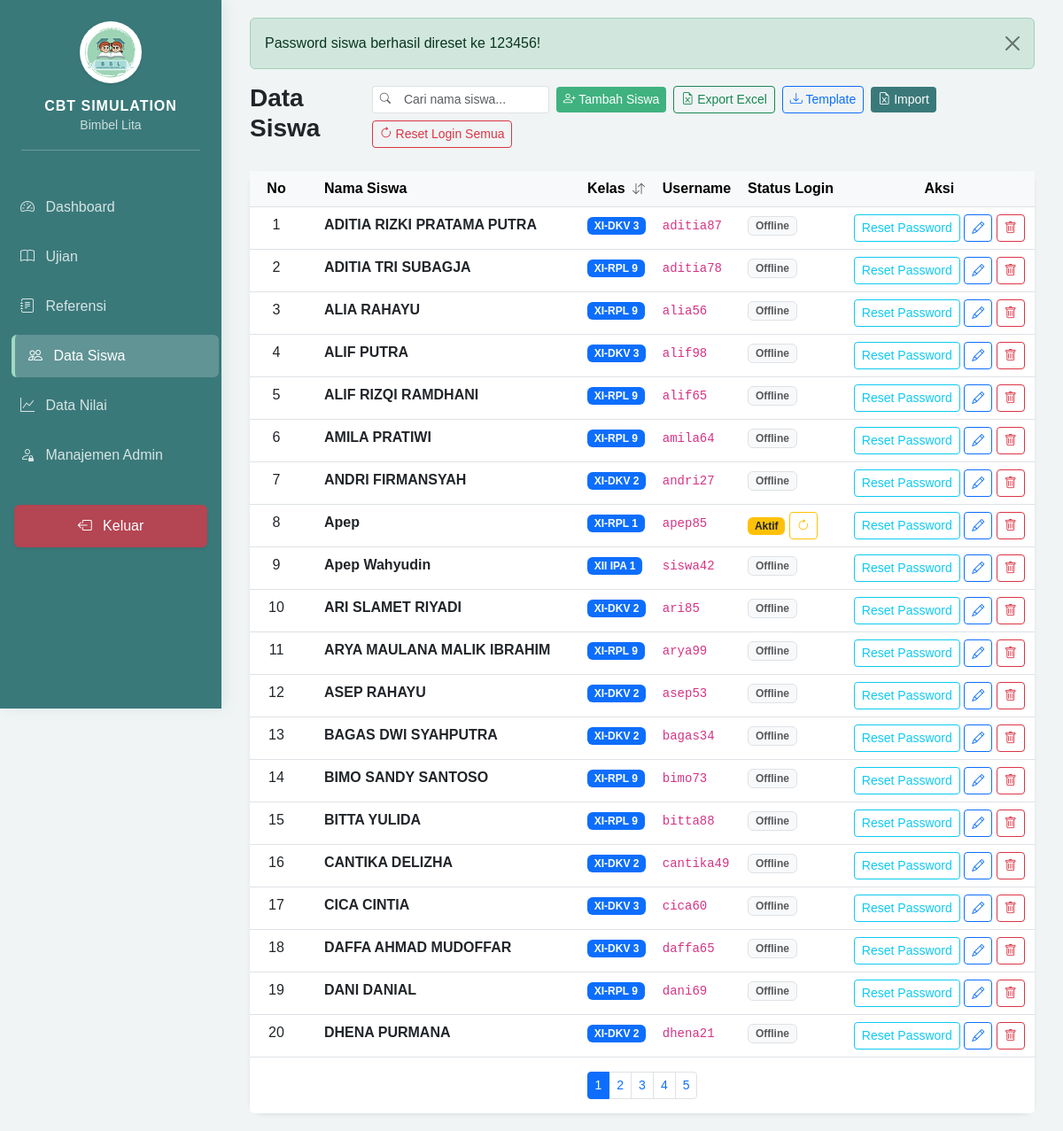
The app's page /admin/dashboard.php?page=students&status=pw_resetted (signed in) with its own data.
### tables this page shows
CREATE TABLE `students` (
  `id` int NOT NULL,
  `username` varchar(50) NOT NULL,
  `password` varchar(255) NOT NULL,
  `full_name` varchar(100) DEFAULT NULL,
  `class` varchar(50) DEFAULT NULL,
  `is_logged_in` tinyint(1) DEFAULT '0',
  `last_login` datetime DEFAULT NULL,
  `created_at` timestamp NULL DEFAULT CURRENT_TIMESTAMP
);

### admin/modules/students/index.php (the view, shortened to what this page needs)
<?php
require_once '../config/database.php';
$stmt = $pdo->query("SELECT * FROM students ORDER BY full_name ASC");
$students = $stmt->fetchAll();
$nomor = 0;
?>
<?php if (isset($_GET['status'])): ?>
    <div class="alert alert-<?= in_array($_GET['status'], ['success', 'updated', 'deleted', 'resetted', 'pw_resetted', 'all_resetted']) ? 'success' : 'danger' ?> alert-dismissible fade show" role="alert">
        <?php
        switch($_GET['status']) {
            case 'pw_resetted': echo "Password siswa berhasil direset ke 123456!"; break;
        }
        ?>
        <button type="button" class="btn-close" data-bs-dismiss="alert" aria-label="Close"></button>
    </div>
<?php endif; ?>
<div class="d-flex justify-content-between align-items-center mb-4">
    <h3 class="fw-bold">Data Siswa</h3>
    <div class="d-flex gap-2 align-items-center flex-wrap">
        <div class="input-group input-group-sm" style="width: 200px;">
            <span class="input-group-text bg-white border-end-0"><i class="bi bi-search text-muted small"></i></span>
            <input type="text" id="searchInput" class="form-control form-control-sm border-start-0" placeholder="Cari nama siswa...">
        </div>
        <button class="btn btn-sm btn-success" data-bs-toggle="modal" data-bs-target="#addSingleModal">
            <i class="bi bi-person-plus"></i> Tambah Siswa
        </button>
        <a href="modules/students/export.php" class="btn btn-sm btn-outline-success">
            <i class="bi bi-file-earmark-excel"></i> Export Excel
        </a>
        <button class="btn btn-sm btn-outline-primary" onclick="location.href='modules/students/download_template.php'">
            <i class="bi bi-download"></i> Template
        </button>
        <button class="btn btn-sm btn-primary" data-bs-toggle="modal" data-bs-target="#importModal">
            <i class="bi bi-file-earmark-excel"></i> Import
        </button>
        <a href="modules/students/process.php?action=reset_all_login" class="btn btn-sm btn-outline-danger"
           onclick="return confirm('Reset status login SEMUA siswa? Semua sesi aktif siswa akan diakhiri.')">
            <i class="bi bi-arrow-clockwise"></i> Reset Login Semua
        </a>
    </div>
</div>
<div class="card border-0 shadow-sm">
    <div class="card-body p-0">
        <div class="table-responsive">
            <table class="table table-hover mb-0" id="studentTable">
                <thead class="table-light">
                    <tr>
                        <th style="width: 60px;" class="text-center">No</th>
                        <th class="px-4">Nama Siswa</th>
                        <th style="cursor: pointer;" id="sortClass">
                            Kelas <i class="bi bi-arrow-down-up ms-1 small text-muted"></i>
                        </th>
                        <th>Username</th>
                        <th>Status Login</th>
                        <th class="text-center">Aksi</th>
                    </tr>
                </thead>
                <tbody id="tableBody">
                    <?php foreach ($students as $s): $nomor++; ?>
                    <tr class="student-row">
                        <td class="text-center nomor-urut"><?= $nomor ?></td>
                        <td class="px-4 fw-bold student-name"><?= htmlspecialchars($s['full_name']) ?></td>
                        <td><span class="badge bg-primary student-class"><?= htmlspecialchars($s['class'] ?? '-') ?></span></td>
                        <td><code><?= htmlspecialchars($s['username']) ?></code></td>
                        <td>
                            <?php if ($s['is_logged_in']): ?>
                                <span class="badge bg-warning text-dark">Aktif</span>
                                <a onclick="return confirm('Reset login siswa ini?')" href="modules/students/process.php?action=reset_login&id=<?= $s['id'] ?>" class="btn btn-sm btn-outline-warning" title="Reset Login Session">
                                    <i class="bi bi-arrow-clockwise"></i>
                                </a>
                            <?php else: ?>
                                <span class="badge bg-light text-muted border">Offline</span>
                            <?php endif; ?>
                        </td>
                        <td class="text-center">
                            <a href="modules/students/process.php?action=reset_password&id=<?= $s['id'] ?>" class="btn btn-sm btn-outline-info" title="Reset Password ke 123456" onclick="return confirm('Reset password siswa ini menjadi 123456?')">
                                Reset Password
                            </a>
                            <button class="btn btn-sm btn-outline-primary edit-btn"
                                    data-id="<?= $s['id'] ?>"
                                    data-name="<?= htmlspecialchars($s['full_name']) ?>"
                                    data-class="<?= htmlspecialchars($s['class'] ?? '') ?>"
                                    data-bs-toggle="modal"
                                    data-bs-target="#editModal"
                                    title="Edit Data">
                                <i class="bi bi-pencil"></i>
                            </button>
                            <a href="modules/students/process.php?action=delete&id=<?= $s['id'] ?>" class="btn btn-sm btn-outline-danger" onclick="return confirm('Hapus siswa ini?')">
                                <i class="bi bi-trash"></i>
                            </a>
                        </td>
                    </tr>
                    <?php endforeach; ?>
                </tbody>
            </table>
        </div>
    </div>
    <div class="card-footer bg-white border-0 py-3">
        <nav>
            <ul class="pagination pagination-sm justify-content-center mb-0" id="paginationControls"></ul>
        </nav>
    </div>
</div>

### includes/header.php (style rules this page uses)
:root { --sidebar-width: 250px; --primary-teal: #3a797a; --mint-green: #a2d9c1; --mint-light: #f0fdf4; }
body { background-color: #f0f4f4; font-family: 'Poppins', sans-serif; }
.card { border-radius: 15px; border: none; box-shadow: 0 5px 15px rgba(0,0,0,0.05); }
.btn-success { background-color: #3fb27f; border: none; }
.btn-primary { background-color: var(--primary-teal); border: none; }

### records on screen
students: full_name "ADITIA RIZKI PRATAMA PUTRA", class "XI-DKV 3", username "aditia87", is_logged_in "Offline"
students: full_name "ADITIA TRI SUBAGJA", class "XI-RPL 9", username "aditia78", is_logged_in "Offline"
students: full_name "ALIA RAHAYU", class "XI-RPL 9", username "alia56", is_logged_in "Offline"
students: full_name "ALIF PUTRA", class "XI-DKV 3", username "alif98", is_logged_in "Offline"
students: full_name "ALIF RIZQI RAMDHANI", class "XI-RPL 9", username "alif65", is_logged_in "Offline"
students: full_name "AMILA PRATIWI", class "XI-RPL 9", username "amila64", is_logged_in "Offline"
students: full_name "ANDRI FIRMANSYAH", class "XI-DKV 2", username "andri27", is_logged_in "Offline"
students: full_name "Apep", class "XI-RPL 1", username "apep85"
students: full_name "Apep Wahyudin", class "XII IPA 1", username "siswa42", is_logged_in "Offline"
students: full_name "ARI SLAMET RIYADI", class "XI-DKV 2", username "ari85", is_logged_in "Offline"
students: full_name "ARYA MAULANA MALIK IBRAHIM", class "XI-RPL 9", username "arya99", is_logged_in "Offline"
students: full_name "ASEP RAHAYU", class "XI-DKV 2", username "asep53", is_logged_in "Offline"
students: full_name "BAGAS DWI SYAHPUTRA", class "XI-DKV 2", username "bagas34", is_logged_in "Offline"
students: full_name "BIMO SANDY SANTOSO", class "XI-RPL 9", username "bimo73", is_logged_in "Offline"
students: full_name "BITTA YULIDA", class "XI-RPL 9", username "bitta88", is_logged_in "Offline"
students: full_name "CANTIKA DELIZHA", class "XI-DKV 2", username "cantika49", is_logged_in "Offline"
students: full_name "CICA CINTIA", class "XI-DKV 3", username "cica60", is_logged_in "Offline"
students: full_name "DAFFA AHMAD MUDOFFAR", class "XI-DKV 3", username "daffa65", is_logged_in "Offline"
students: full_name "DANI DANIAL", class "XI-RPL 9", username "dani69", is_logged_in "Offline"
students: full_name "DHENA PURMANA", class "XI-DKV 2", username "dhena21", is_logged_in "Offline"
